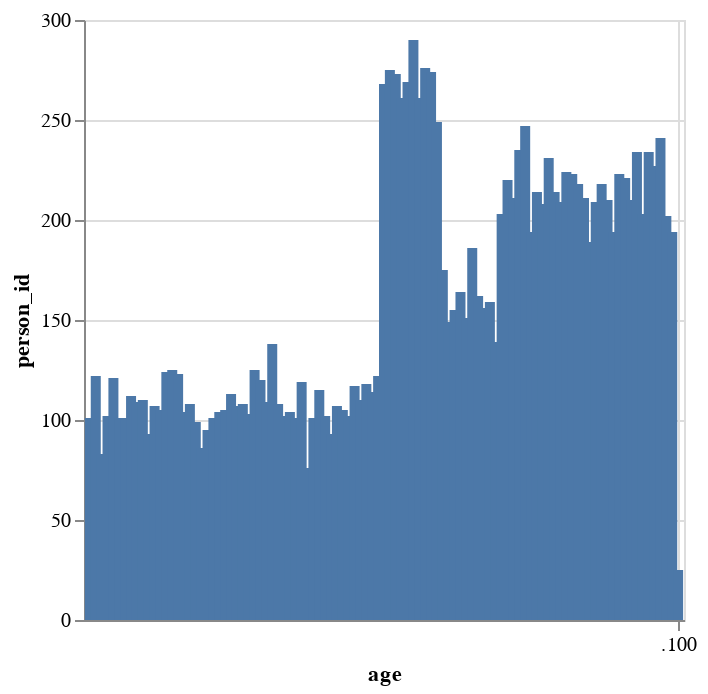

Notebook cell for this chart:
### Markdown cell above
### 2.3.2 Age distribution

### Code cell
df_visit_age = df_visit.merge(df_person[['person_id','birth_datetime']], on='person_id', how='inner' )
df_visit_age['age'] = (df_visit_age['visit_start_datetime'] - df_visit_age['birth_datetime'])
df_visit_age['age'] = df_visit_age['age'].dt.days // 365

visit_age_summary = df_visit_age.groupby("age", as_index=False).person_id.count()

alt.Chart(visit_age_summary).mark_bar().encode(
    x='age:T',
    y='person_id:Q'
)

### Figure 1 — Vega-Lite specification as saved in the notebook (floating-point values rounded to 4 significant figures)
{"config": {"view": {"continuousWidth": 300, "continuousHeight": 300}}, "data": {"name": "data-0db99e22174e6c0fa7c68320c0bde021"}, "mark": {"type": "bar"}, "encoding": {"x": {"field": "age", "type": "temporal"}, "y": {"field": "person_id", "type": "quantitative"}}, "$schema": "https://vega.github.io/schema/vega-lite/v5.8.0.json", "datasets": {"data-0db99e22174e6c0fa7c68320c0bde021": [{"age": 0, "person_id": 101}, {"age": 1, "person_id": 122}, {"age": 2, "person_id": 83}, {"age": 3, "person_id": 102}, {"age": 4, "person_id": 121}, {"age": 5, "person_id": 101}, {"age": 6, "person_id": 101}, {"age": 7, "person_id": 112}, {"age": 8, "person_id": 109}, {"age": 9, "person_id": 110}, {"age": 10, "person_id": 93}, {"age": 11, "person_id": 107}, {"age": 12, "person_id": 105}, {"age": 13, "person_id": 124}, {"age": 14, "person_id": 125}, {"age": 15, "person_id": 123}, {"age": 16, "person_id": 104}, {"age": 17, "person_id": 108}, {"age": 18, "person_id": 99}, {"age": 19, "person_id": 86}, {"age": 20, "person_id": 95}, {"age": 21, "person_id": 101}, {"age": 22, "person_id": 104}, {"age": 23, "person_id": 105}, {"age": 24, "person_id": 113}, {"age": 25, "person_id": 107}, {"age": 26, "person_id": 108}, {"age": 27, "person_id": 103}, {"age": 28, "person_id": 125}, {"age": 29, "person_id": 120}, {"age": 30, "person_id": 109}, {"age": 31, "person_id": 138}, {"age": 32, "person_id": 108}, {"age": 33, "person_id": 102}, {"age": 34, "person_id": 104}, {"age": 35, "person_id": 101}, {"age": 36, "person_id": 119}, {"age": 37, "person_id": 76}, {"age": 38, "person_id": 101}, {"age": 39, "person_id": 115}, {"age": 40, "person_id": 102}, {"age": 41, "person_id": 93}, {"age": 42, "person_id": 107}, {"age": 43, "person_id": 105}, {"age": 44, "person_id": 102}, {"age": 45, "person_id": 117}, {"age": 46, "person_id": 110}, {"age": 47, "person_id": 118}, {"age": 48, "person_id": 114}, {"age": 49, "person_id": 122}, {"age": 50, "person_id": 268}, {"age": 51, "person_id": 275}, {"age": 52, "person_id": 273}, {"age": 53, "person_id": 261}, {"age": 54, "person_id": 269}, {"age": 55, "person_id": 290}, {"age": 56, "person_id": 261}, {"age": 57, "person_id": 276}, {"age": 58, "person_id": 274}, {"age": 59, "person_id": 249}, {"age": 60, "person_id": 175}, {"age": 61, "person_id": 149}, {"age": 62, "person_id": 155}, {"age": 63, "person_id": 164}, {"age": 64, "person_id": 151}, {"age": 65, "person_id": 186}, {"age": 66, "person_id": 162}, {"age": 67, "person_id": 156}, {"age": 68, "person_id": 159}, {"age": 69, "person_id": 139}, {"age": 70, "person_id": 203}, {"age": 71, "person_id": 220}, {"age": 72, "person_id": 211}, {"age": 73, "person_id": 235}, {"age": 74, "person_id": 247}, {"age": 75, "person_id": 194}, {"age": 76, "person_id": 214}, {"age": 77, "person_id": 208}, {"age": 78, "person_id": 231}, {"age": 79, "person_id": 214}, {"age": 80, "person_id": 209}, {"age": 81, "person_id": 224}, {"age": 82, "person_id": 223}, {"age": 83, "person_id": 218}, {"age": 84, "person_id": 211}, {"age": 85, "person_id": 189}, {"age": 86, "person_id": 209}, {"age": 87, "person_id": 218}, {"age": 88, "person_id": 210}, {"age": 89, "person_id": 194}, {"age": 90, "person_id": 223}, {"age": 91, "person_id": 221}, {"age": 92, "person_id": 210}, {"age": 93, "person_id": 234}, {"age": 94, "person_id": 203}, {"age": 95, "person_id": 234}, {"age": 96, "person_id": 227}, {"age": 97, "person_id": 241}, {"age": 98, "person_id": 202}, {"age": 99, "person_id": 194}, {"age": 100, "person_id": 25}]}}
